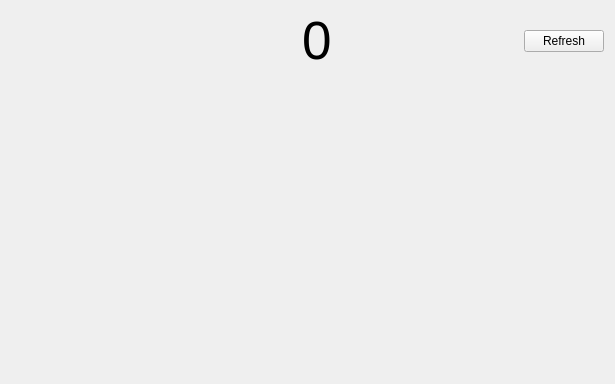
<?xml version="1.0" encoding="UTF-8"?>
<ui version="4.0">
 <class>AccountWidget</class>
 <widget class="QWidget" name="AccountWidget">
  <property name="geometry">
   <rect>
    <x>0</x>
    <y>0</y>
    <width>615</width>
    <height>384</height>
   </rect>
  </property>
  <property name="contextMenuPolicy">
   <enum>Qt::CustomContextMenu</enum>
  </property>
  <property name="windowTitle">
   <string>Account</string>
  </property>
  <layout class="QVBoxLayout" name="verticalLayout_2">
   <item>
    <layout class="QHBoxLayout" name="horizontalLayout">
     <item>
      <widget class="QLabel" name="safeImageLabel">
       <property name="maximumSize">
        <size>
         <width>100</width>
         <height>100</height>
        </size>
       </property>
       <property name="baseSize">
        <size>
         <width>200</width>
         <height>0</height>
        </size>
       </property>
       <property name="text">
        <string/>
       </property>
       <property name="pixmap">
        <pixmap resource="../../icons/tikka.slots.pyqt.resources.icons.index.qrc">:/images/safe</pixmap>
       </property>
       <property name="scaledContents">
        <bool>true</bool>
       </property>
      </widget>
     </item>
     <item alignment="Qt::AlignHCenter">
      <widget class="QLabel" name="balanceLabel">
       <property name="font">
        <font>
         <pointsize>40</pointsize>
        </font>
       </property>
       <property name="text">
        <string>0</string>
       </property>
      </widget>
     </item>
     <item>
      <widget class="QPushButton" name="refreshButton">
       <property name="sizePolicy">
        <sizepolicy hsizetype="Fixed" vsizetype="Fixed">
         <horstretch>0</horstretch>
         <verstretch>0</verstretch>
        </sizepolicy>
       </property>
       <property name="text">
        <string>Refresh</string>
       </property>
       <property name="icon">
        <iconset resource="../../icons/tikka.slots.pyqt.resources.icons.index.qrc">
         <normaloff>:/icons/refresh_icon</normaloff>:/icons/refresh_icon</iconset>
       </property>
      </widget>
     </item>
    </layout>
   </item>
   <item>
    <layout class="QHBoxLayout" name="horizontalLayout_2" stretch="0,0">
     <property name="leftMargin">
      <number>6</number>
     </property>
     <property name="rightMargin">
      <number>0</number>
     </property>
     <item>
      <widget class="QLabel" name="lockStatusIcon">
       <property name="maximumSize">
        <size>
         <width>16</width>
         <height>16</height>
        </size>
       </property>
       <property name="text">
        <string/>
       </property>
       <property name="pixmap">
        <pixmap>:/images/locked_cartoon_400x400.png</pixmap>
       </property>
       <property name="scaledContents">
        <bool>true</bool>
       </property>
       <property name="margin">
        <number>0</number>
       </property>
      </widget>
     </item>
     <item>
      <widget class="QLabel" name="addressLabel">
       <property name="text">
        <string/>
       </property>
      </widget>
     </item>
    </layout>
   </item>
   <item>
    <spacer name="verticalSpacer">
     <property name="orientation">
      <enum>Qt::Vertical</enum>
     </property>
     <property name="sizeHint" stdset="0">
      <size>
       <width>20</width>
       <height>40</height>
      </size>
     </property>
    </spacer>
   </item>
  </layout>
 </widget>
 <resources>
  <include location="../../icons/tikka.slots.pyqt.resources.icons.index.qrc"/>
  <include location="../../icons/tikka.slots.pyqt.resources.icons.index.qrc"/>
 </resources>
 <connections/>
</ui>
